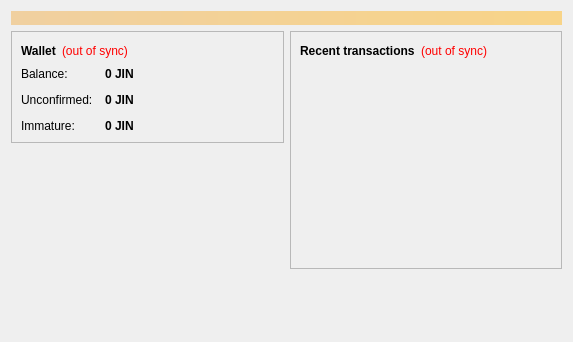
<?xml version="1.0" encoding="UTF-8"?>
<ui version="4.0">
 <class>OverviewPage</class>
 <widget class="QWidget" name="OverviewPage">
  <property name="geometry">
   <rect>
    <x>0</x>
    <y>0</y>
    <width>573</width>
    <height>342</height>
   </rect>
  </property>
  <property name="windowTitle">
   <string>Form</string>
  </property>
  <layout class="QVBoxLayout" name="topLayout">
   <item>
    <widget class="QLabel" name="labelAlerts">
     <property name="visible">
      <bool>false</bool>
     </property>
     <property name="styleSheet">
      <string notr="true">background-color: qlineargradient(x1: 0, y1: 0, x2: 1, y2: 0, stop:0 #F0D0A0, stop:1 #F8D488); color:#000000;</string>
     </property>
     <property name="wordWrap">
      <bool>true</bool>
     </property>
     <property name="margin">
      <number>3</number>
     </property>
    </widget>
   </item>
   <item>
    <layout class="QHBoxLayout" name="horizontalLayout" stretch="1,1">
     <item>
      <layout class="QVBoxLayout" name="verticalLayout_2">
       <item>
        <widget class="QFrame" name="frame">
         <property name="frameShape">
          <enum>QFrame::StyledPanel</enum>
         </property>
         <property name="frameShadow">
          <enum>QFrame::Raised</enum>
         </property>
         <layout class="QVBoxLayout" name="verticalLayout_4">
          <item>
           <layout class="QHBoxLayout" name="horizontalLayout_4">
            <item>
             <widget class="QLabel" name="label_5">
              <property name="font">
               <font>
                <weight>75</weight>
                <bold>true</bold>
               </font>
              </property>
              <property name="text">
               <string>Wallet</string>
              </property>
             </widget>
            </item>
            <item>
             <widget class="QLabel" name="labelWalletStatus">
              <property name="toolTip">
               <string>The displayed information may be out of date. Your wallet automatically synchronizes with the 金 Jīn network after a connection is established, but this process has not completed yet.</string>
              </property>
              <property name="styleSheet">
               <string notr="true">QLabel { color: red; }</string>
              </property>
              <property name="text">
               <string notr="true">(out of sync)</string>
              </property>
              <property name="alignment">
               <set>Qt::AlignLeading|Qt::AlignLeft|Qt::AlignVCenter</set>
              </property>
             </widget>
            </item>
            <item>
             <spacer name="horizontalSpacer_2">
              <property name="orientation">
               <enum>Qt::Horizontal</enum>
              </property>
              <property name="sizeHint" stdset="0">
               <size>
                <width>40</width>
                <height>20</height>
               </size>
              </property>
             </spacer>
            </item>
           </layout>
          </item>
          <item>
           <layout class="QFormLayout" name="formLayout_2">
            <property name="fieldGrowthPolicy">
             <enum>QFormLayout::AllNonFixedFieldsGrow</enum>
            </property>
            <property name="horizontalSpacing">
             <number>12</number>
            </property>
            <property name="verticalSpacing">
             <number>12</number>
            </property>
            <item row="0" column="0">
             <widget class="QLabel" name="label">
              <property name="text">
               <string>Balance:</string>
              </property>
             </widget>
            </item>
            <item row="0" column="1">
             <widget class="QLabel" name="labelBalance">
              <property name="font">
               <font>
                <weight>75</weight>
                <bold>true</bold>
               </font>
              </property>
              <property name="cursor">
               <cursorShape>IBeamCursor</cursorShape>
              </property>
              <property name="toolTip">
               <string>Your current balance</string>
              </property>
              <property name="text">
               <string notr="true">0 JIN</string>
              </property>
              <property name="textInteractionFlags">
               <set>Qt::LinksAccessibleByMouse|Qt::TextSelectableByKeyboard|Qt::TextSelectableByMouse</set>
              </property>
             </widget>
            </item>
            <item row="1" column="0">
             <widget class="QLabel" name="label_3">
              <property name="text">
               <string>Unconfirmed:</string>
              </property>
             </widget>
            </item>
            <item row="1" column="1">
             <widget class="QLabel" name="labelUnconfirmed">
              <property name="font">
               <font>
                <weight>75</weight>
                <bold>true</bold>
               </font>
              </property>
              <property name="cursor">
               <cursorShape>IBeamCursor</cursorShape>
              </property>
              <property name="toolTip">
               <string>Total of transactions that have yet to be confirmed, and do not yet count toward the current balance</string>
              </property>
              <property name="text">
               <string notr="true">0 JIN</string>
              </property>
              <property name="textInteractionFlags">
               <set>Qt::LinksAccessibleByMouse|Qt::TextSelectableByKeyboard|Qt::TextSelectableByMouse</set>
              </property>
             </widget>
            </item>
            <item row="2" column="0">
             <widget class="QLabel" name="labelImmatureText">
              <property name="text">
               <string>Immature:</string>
              </property>
             </widget>
            </item>
            <item row="2" column="1">
             <widget class="QLabel" name="labelImmature">
              <property name="font">
               <font>
                <weight>75</weight>
                <bold>true</bold>
               </font>
              </property>
              <property name="toolTip">
               <string>Mined balance that has not yet matured</string>
              </property>
              <property name="text">
               <string notr="true">0 JIN</string>
              </property>
              <property name="textInteractionFlags">
               <set>Qt::LinksAccessibleByMouse|Qt::TextSelectableByKeyboard|Qt::TextSelectableByMouse</set>
              </property>
             </widget>
            </item>
           </layout>
          </item>
         </layout>
        </widget>
       </item>
       <item>
        <spacer name="verticalSpacer">
         <property name="orientation">
          <enum>Qt::Vertical</enum>
         </property>
         <property name="sizeHint" stdset="0">
          <size>
           <width>20</width>
           <height>40</height>
          </size>
         </property>
        </spacer>
       </item>
        <item>
         <widget class="QLabel" name="label_wallet_bgcoin">
          <property name="text">
           <string/>
          </property>
          <property name="pixmap">
           <pixmap resource="../bitcoin.qrc">:/images/wallet_bgcoin</pixmap>
          </property>
          <property name="scaledContents">
           <bool>false</bool>
          </property>
          <property name="alignment">
           <set>Qt::AlignCenter</set>
          </property>
          <property name="margin">
           <number>-2</number>
          </property>
         </widget>
        </item>
        <item>
         <widget class="QLabel" name="label_6">
          <property name="text">
           <string/>
          </property>
         </widget>
        </item>
      </layout>
     </item>
     <item>
      <layout class="QVBoxLayout" name="verticalLayout_3">
       <item>
        <widget class="QFrame" name="frame_2">
         <property name="frameShape">
          <enum>QFrame::StyledPanel</enum>
         </property>
         <property name="frameShadow">
          <enum>QFrame::Raised</enum>
         </property>
         <layout class="QVBoxLayout" name="verticalLayout">
          <item>
           <layout class="QHBoxLayout" name="horizontalLayout_2">
            <item>
             <widget class="QLabel" name="label_4">
              <property name="text">
               <string>&lt;b&gt;Recent transactions&lt;/b&gt;</string>
              </property>
             </widget>
            </item>
            <item>
             <widget class="QLabel" name="labelTransactionsStatus">
              <property name="toolTip">
               <string>The displayed information may be out of date. Your wallet automatically synchronizes with the 金 Jīn network after a connection is established, but this process has not completed yet.</string>
              </property>
              <property name="styleSheet">
               <string notr="true">QLabel { color: red; }</string>
              </property>
              <property name="text">
               <string notr="true">(out of sync)</string>
              </property>
              <property name="alignment">
               <set>Qt::AlignRight|Qt::AlignTrailing|Qt::AlignVCenter</set>
              </property>
             </widget>
            </item>
            <item>
             <spacer name="horizontalSpacer">
              <property name="orientation">
               <enum>Qt::Horizontal</enum>
              </property>
              <property name="sizeHint" stdset="0">
               <size>
                <width>40</width>
                <height>20</height>
               </size>
              </property>
             </spacer>
            </item>
           </layout>
          </item>
          <item>
           <widget class="QListView" name="listTransactions">
            <property name="styleSheet">
             <string notr="true">QListView { background: transparent; }</string>
            </property>
            <property name="frameShape">
             <enum>QFrame::NoFrame</enum>
            </property>
            <property name="verticalScrollBarPolicy">
             <enum>Qt::ScrollBarAlwaysOff</enum>
            </property>
            <property name="horizontalScrollBarPolicy">
             <enum>Qt::ScrollBarAlwaysOff</enum>
            </property>
            <property name="selectionMode">
             <enum>QAbstractItemView::NoSelection</enum>
            </property>
           </widget>
          </item>
         </layout>
        </widget>
       </item>
       <item>
        <spacer name="verticalSpacer_2">
         <property name="orientation">
          <enum>Qt::Vertical</enum>
         </property>
         <property name="sizeHint" stdset="0">
          <size>
           <width>20</width>
           <height>40</height>
          </size>
         </property>
        </spacer>
       </item>
      </layout>
     </item>
    </layout>
   </item>
  </layout>
 </widget>
 <resources/>
 <connections/>
</ui>
